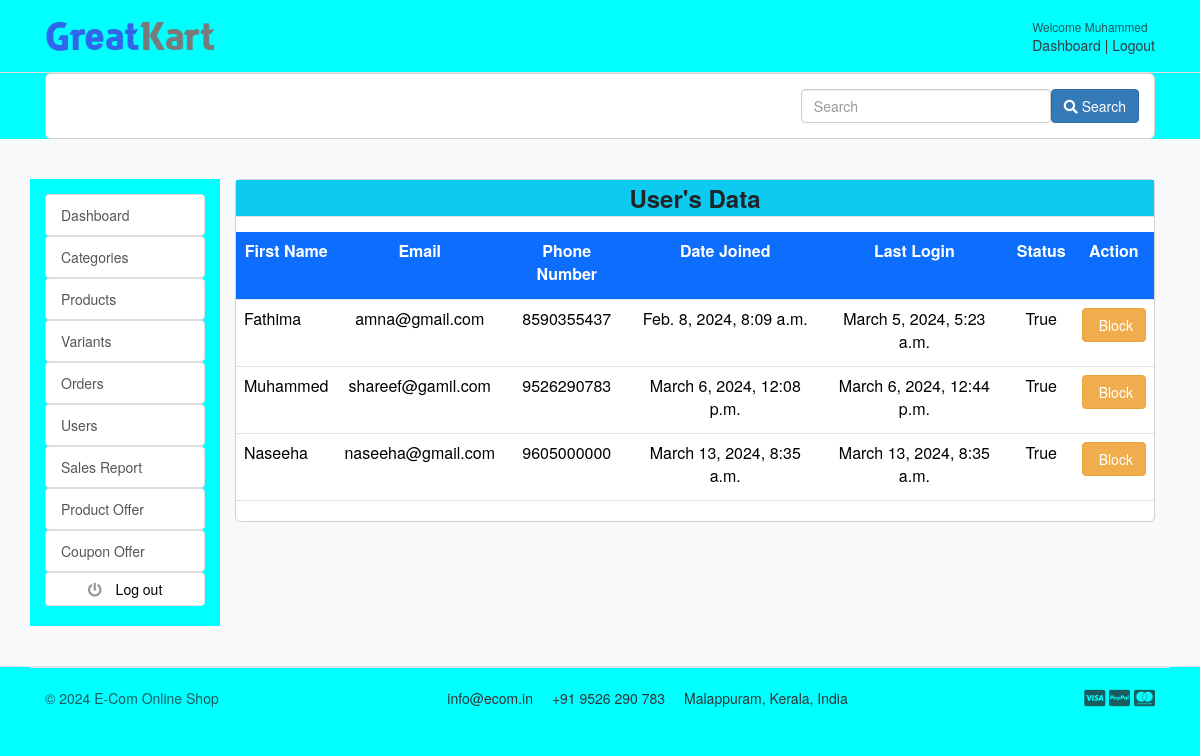
/accounts/users_list (signed in), run on the app's committed database.
### accounts/models.py (models this page shows, shortened)
class Account(AbstractBaseUser):
    first_name = models.CharField(max_length=50)
    last_name = models.CharField(max_length=50)
    email = models.EmailField(max_length=100, unique=True)
    phone_number = models.CharField(max_length=12, unique=True, default='')
    wallet = models.FloatField(null=True, default=0.0)
    date_joined = models.DateTimeField(auto_now_add=True)
    last_login = models.DateTimeField(auto_now_add=True)
    is_admin = models.BooleanField(default=False)
    is_staff = models.BooleanField(default=False)
    is_active = models.BooleanField(default=True)
    is_superadmin = models.BooleanField(default=False)
    USERNAME_FIELD = 'email'
    REQUIRED_FIELDS = ['first_name', 'last_name', 'phone_number']
    objects = MyAccountManager()
    class Meta:
        verbose_name = 'account'
        verbose_name_plural = 'accounts'

class Profile(models.Model):
    user = models.OneToOneField(Account, on_delete=models.CASCADE, related_name='profile')
    otp = models.CharField(max_length=100, null=True, blank=True)
    uid = models.CharField(default=f'{uuid.uuid4}',max_length=200)

### accounts/views.py (the view)
# urls.py: path('users_list', views.users_list, name="users_list"),
@cache_control(no_cache=True, must_revalidate=True, no_store=True)
@login_required(login_url="login_admin")
@user_passes_test(is_admin, login_url="login_admin")
def users_list(request):
    profiles = Profile.objects.all()
    return render(request, "admin/users_list.html", {"profiles": profiles})

### accounts/views.py (called while the page is built)
def is_admin(user):
    return user.is_authenticated and user.is_staff

### carts/context_processors.py (called while the page is built)
def counter(request):
    cart_count = 0
    if 'admin' in request.path:
        return {}
    else:
        try:
            cart = Cart.objects.filter(cart_id = _cart_id(request))
            if request.user.is_authenticated:
                cart_items = CartItem.objects.all().filter(user=request.user)
            else:
                cart_items = CartItem.objects.all().filter(cart=cart[:1])
            for cart_item in cart_items:
                cart_count += cart_item.quantity
        except Cart.DoesNotExist:
            cart_count = 0
    return dict(cart_count=cart_count)

### carts/views.py (called while the page is built)
def _cart_id(request):
    cart = request.session.session_key
    if not cart:
        cart = request.session.create()
    return cart

### category/context_processors.py (called while the page is built)
def menu_links(request):
    links = Category.objects.all()
    return dict(links=links)

### templates/admin/users_list.html (shortened to what this page needs)
{% extends 'admin/base_admin.html' %}
{% block content %}
<div class="container">
    <div class="row">
        <div class="col-lg-12">
            <div class="search-element">
                <div class="card">
                    <div class="card-body">
                        <form method="get">
                            <button class="btn  btn-primary" type="submit" style="float:right"><i
                                    class="fas fa-search"></i> Search
                            </button>
                            <input class="form-control" type="search" placeholder="Search" aria-label="Search"
                                   data-width="250" style="width: 250px;float:right" name="filter" value="{{ filter }}">
                        </form>
                    </div>
                </div>
            </div>
        </div>
    </div>
</div>
<section class="section-conten padding-y bg">
    <div class="container">
        <div class="row">
            {% include 'includes/sidebar-admin-dashboard.html' %}
            <main class="col-md-10">
                <article class="card">
                    <div class="table-responsive">
                        <div class="table-heading text-center font-weight-bold border-bottom mb-3 bg-info"
                             style="font-size: 24px; line-height: 1.5;">User's Data
                        </div>
                        <table class="table table-hover">
                            <thead>
                            <tr>
                                <td class="table-heading text-center font-weight-bold bg-primary text-white border-bottom mb-3">
                                    <label>First Name</label>
                                </td>
                                <td class="table-heading text-center font-weight-bold bg-primary text-white border-bottom mb-3">
                                    <label>Email</label>
                                </td>
                                <td class="table-heading text-center font-weight-bold bg-primary text-white border-bottom mb-3">
                                    <label>Phone Number</label>
                                </td>
                                <td class="table-heading text-center font-weight-bold bg-primary text-white border-bottom mb-3">
                                    <label>Date Joined</label>
                                </td>
                                <td class="table-heading text-center font-weight-bold bg-primary text-white border-bottom mb-3">
                                    <label>Last Login</label>
                                </td>
                                <td class="table-heading text-center font-weight-bold bg-primary text-white border-bottom mb-3">
                                    <label>Status</label>
                                </td>
                                <td class="table-heading text-center font-weight-bold bg-primary text-white border-bottom mb-3">
                                    <label>Action</label>
                                </td>
                            </tr>
                            </thead>
                            <tbody>
                            {% for profile in profiles %}
                            <tr>
                                <td>
                                    <p class="title mb-0"> {{ profile.user.first_name }} </p>
                                </td>
                                <td class="text-center">
                                    <p class="title mb-0"> {{ profile.user.email }} </p>
                                </td>
                                <td class="text-center">
                                    <p class="title mb-0"> {{ profile.user.phone_number }} </p>
                                </td>
                                <td class="text-center">
                                    <p class="title mb-0"> {{ profile.user.date_joined }} </p>
                                </td>
                                <td class="text-center">
                                    <p class="title mb-0"> {{ profile.user.last_login }} </p>
                                </td>
                                <td class="text-center">
                                    <p class="title mb-0"> {{ profile.user.is_active }} </p>
                                </td>
                                <td class="text-center">
                                    <form method="post" action="{% url 'toggle_user_status' profile.user.id %}">
                                        <button type="submit" class="btn btn-warning">
                                            {% if profile.user.is_active %}Block{% else %}Unblock{% endif %}
                                        </button>
                                    </form>
                                </td>
                            </tr>
                            {% endfor %}
                            </tbody>
                        </table>
                    </div>
                </article>
            </main>
        </div>
    </div>
</section>
{% endblock%}

### templates/admin/navbar_admin.html (shortened to what this page needs)
{% load static %}
<header class="section-header">
    <section class="header-main border-bottom">
        <div class="container">
            <div class="row align-items-center">
                <div class="col-lg-2 col-md-3 col-6">
                    <a href="{% url 'home' %}" class="brand-wrap">
                        <img class="logo" src="{% static './images/logo.png' %}">
                    </a>
                </div>
                <div class="col-lg  col-md-6 col-sm-12 col">
                </div>
                <div class="col-lg-3 col-sm-6 col-8 order-2 order-lg-3">
                    <div class="d-flex justify-content-end mb-3 mb-lg-0">
                        {% if user.id %}
                        <div class="widget-header">
                            <small class="title text-muted">Welcome {{ user.first_name }}</small>
                            <div>
                                <a href="{% url 'dashboard_admin' %}">Dashboard</a> <span class="dark-transp"> | </span>
                                <a href="{% url 'logout_admin' %}">Logout</a>
                            </div>
                        </div>
                        {% endif %}
                    </div>
                </div>
            </div>
        </div>
    </section>
</header>

### static/css/ui.css (style rules this page uses)
html { font-family: "Inter", sans-serif; font-size: 15px; }
.padding-y { padding-top: 40px; padding-bottom: 40px; }
article:after, .form-group:after { display: block; clear: both; content: ""; }
.bg { background-color: #f8f9fa; }
p:last-child { margin-bottom: 0; }
.header-main { position: relative; padding-top: 1rem; padding-bottom: 1rem; }
.brand-wrap .logo, .navbar-brand .logo { margin-right: 7px; max-height: 42px; display: inline-block; }
.widget-header { display: inline-block; vertical-align: middle; position: relative; }
.widget-header a { color: #343a40; }
.widget-header .title { display: block; }

### data on the page
Account: first_name "Muhammed"
Profile: user.first_name "Fathima", user.email "amna@gmail.com", user.phone_number "8590355437", user.date_joined "Feb. 8, 2024, 8:09 a.m.", user.last_login "March 5, 2024, 5:23 a.m.", user.is_active "True", shows "Block"
Profile: user.first_name "Muhammed", user.email "shareef@gamil.com", user.phone_number "9526290783", user.date_joined "March 6, 2024, 12:08 p.m.", user.last_login "March 6, 2024, 12:44 p.m.", user.is_active "True", shows "Block"
Profile: user.first_name "Naseeha", user.email "naseeha@gmail.com", user.phone_number "9605000000", user.date_joined "March 13, 2024, 8:35 a.m.", user.last_login "March 13, 2024, 8:35 a.m.", user.is_active "True", shows "Block"
